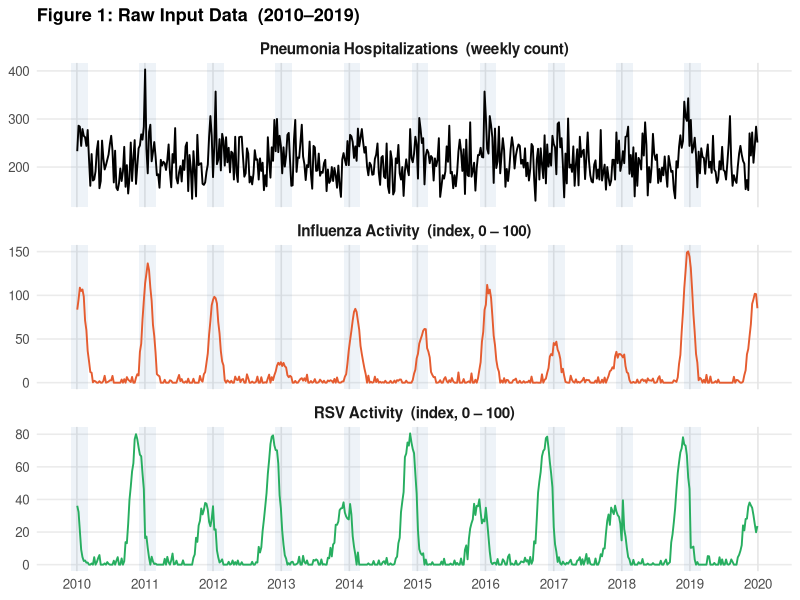
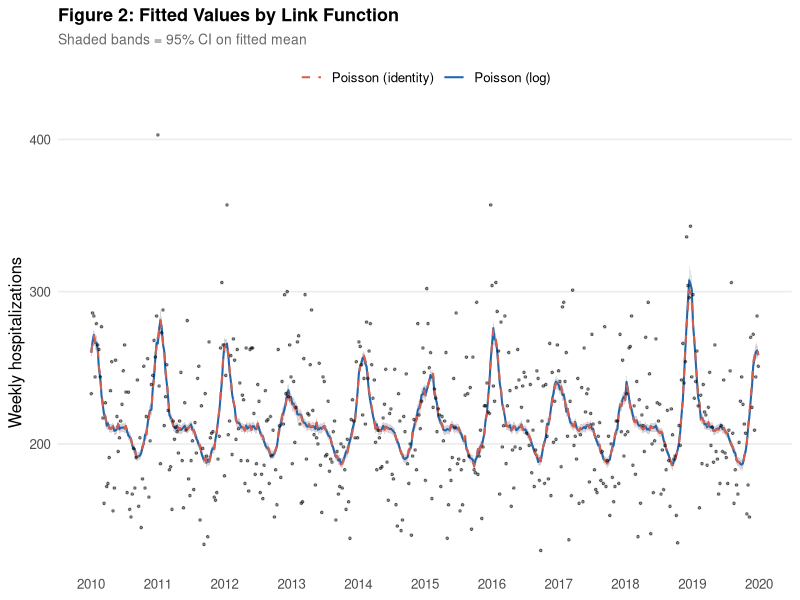
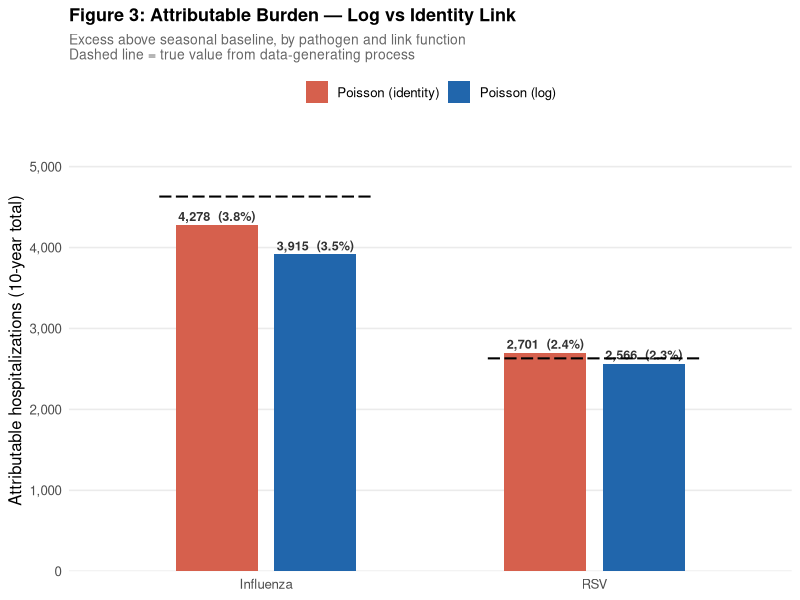
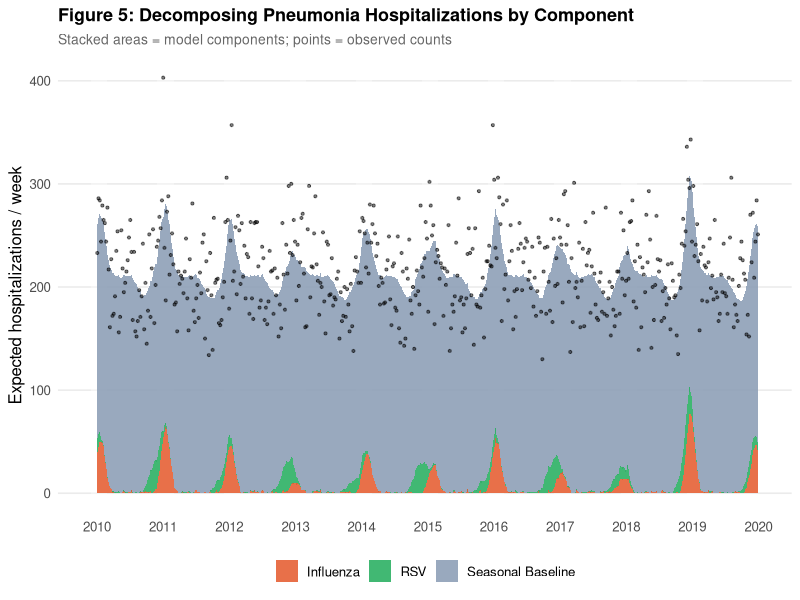
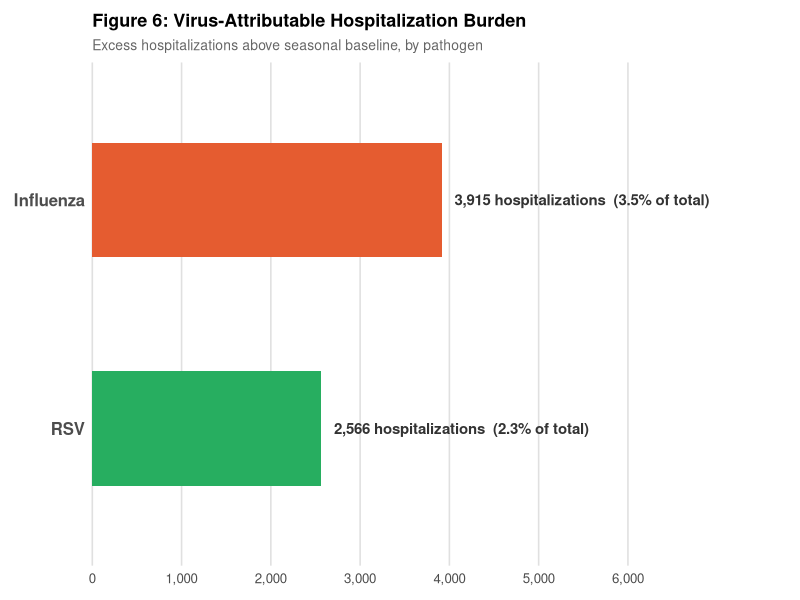
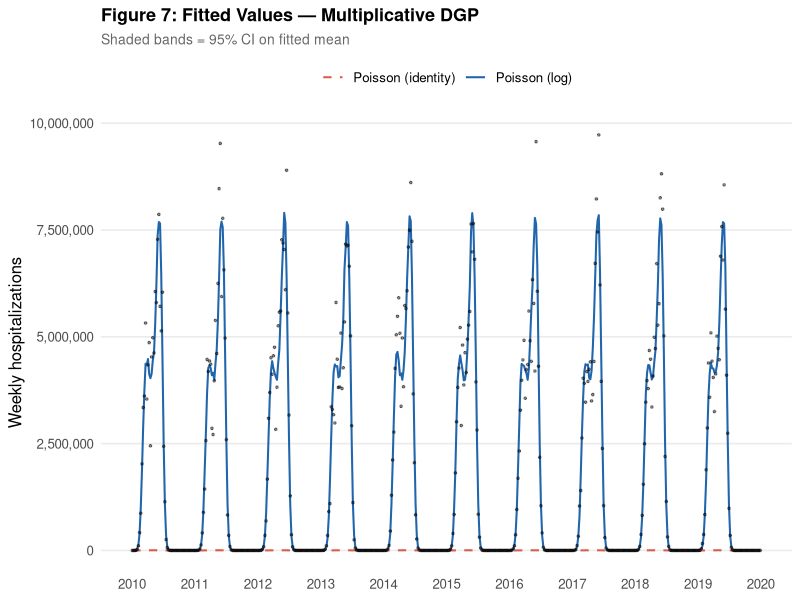
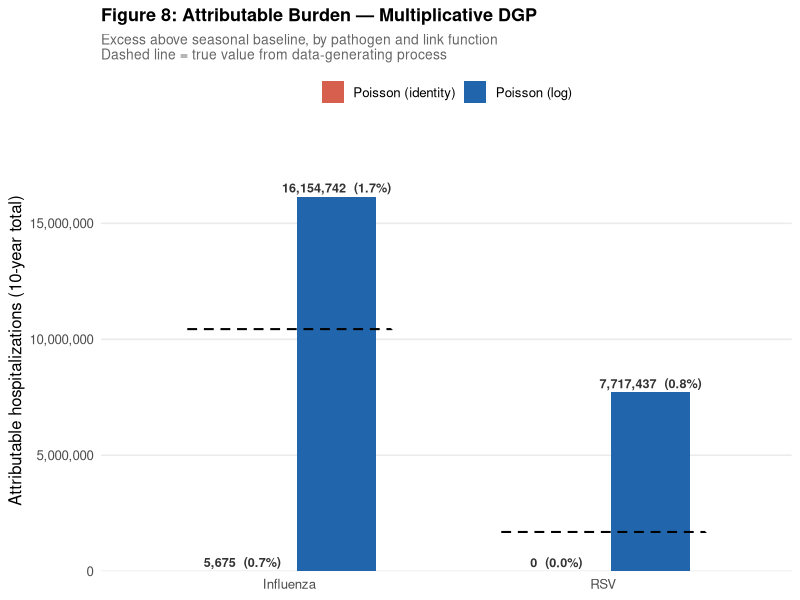

These charts were generated, in order, by the following R code:
## ---- chunk 1
library(tidyverse)
library(patchwork)
library(scales)

set.seed(2024)

# ── Consistent color palette across all figures ───────────────────────────
pal <- c(
  baseline = "#8B9DB5",
  flu      = "#E55C30",
  rsv      = "#27AE60",
  covid    = "#A93226"
)

# ── Shared ggplot theme ───────────────────────────────────────────────────
theme_ts <- function(...) {
  theme_minimal(base_size = 12) +
    theme(
      panel.grid.minor   = element_blank(),
      panel.grid.major.x = element_blank(),
      axis.title.x       = element_blank(),
      legend.position    = "bottom",
      legend.title       = element_blank(),
      plot.title         = element_text(face = "bold", size = 13),
      plot.subtitle      = element_text(color = "gray40", size = 10)
    ) +
    theme(...)
}
## ---- chunk 2
# (Pandemic-era data not used — all analyses use pre-pandemic df2 below)
## ---- chunk 3
# Pre-pandemic data (2010–2019) — all analyses use this dataset
n2     <- 522  # ~10 years of weekly data
dates2 <- seq(as.Date("2010-01-03"), by = "week", length.out = n2)
t2     <- seq_len(n2)
wk2    <- as.integer(format(dates2, "%U"))

# ── Influenza: year-to-year variation in peak timing and intensity ─────────
# Assign each week to a flu season (Jul Y → Jun Y+1, labelled Y+1)
flu_season_yr <- as.integer(format(dates2, "%Y")) +
                 ifelse(as.integer(format(dates2, "%m")) >= 7L, 1L, 0L)
seasons   <- sort(unique(flu_season_yr))
n_seasons <- length(seasons)

# Each season: random ±3-week peak shift and log-normal amplitude multiplier
peak_offsets <- round(rnorm(n_seasons, 0, 2.5))   # SD ≈ 2–3 weeks
amplitudes   <- exp(rnorm(n_seasons, 0, 0.45))    # ~50 % CV in intensity

flu2 <- numeric(n2)
for (i in seq_along(seasons)) {
  idx  <- which(flu_season_yr == seasons[i])
  pw   <- 2L + peak_offsets[i]               # typical peak week 2 ± shift
  flu2[idx] <- pmax(0, cos(2 * pi * (wk2[idx] - pw) / 52))^5 *
               90 * amplitudes[i]             # ^5 gives sharper winter spike
}
flu2 <- pmax(0, flu2 + rnorm(n2, 0, 4))

# ── RSV: weak biennial variation (higher/lower amplitude in alternate years)
rsv_year    <- as.integer(format(dates2, "%Y"))
biennl_mult <- ifelse(rsv_year %% 2 == 0, 1.40, 0.65)
rsv2 <- pmax(0,
  pmax(0, cos(2 * pi * (wk2 - 47) / 52))^2.5 * 55 * biennl_mult + rnorm(n2, 0, 3)
)

# ── Scale to [0, 1] for model predictors ──────────────────────────────────
flu2_s <- flu2 / max(flu2)
rsv2_s <- rsv2 / max(rsv2)

# ── Harmonic terms ─────────────────────────────────────────────────────────
sin1_2 <- sin(2 * pi * t2 / 52);  cos1_2 <- cos(2 * pi * t2 / 52)
sin2_2 <- sin(4 * pi * t2 / 52);  cos2_2 <- cos(4 * pi * t2 / 52)

# ── Pneumonia: identity link; nonlinear virus interaction ────────────────
# mu = int + seasonal harmonics + exp(b1*flu + b2*rsv) + b3*rsv + b4*flu
int2   <- 200   # baseline count
b3_rsv <- 30    # linear rsv effect (counts)
b4_flu <- 80    # linear flu effect (counts)

mu2 <- (int2 +
          12 * sin1_2 - 8 * cos1_2 +            # seasonal baseline
           4 * sin2_2 + 2 * cos2_2 +
          b3_rsv * rsv2_s + b4_flu * flu2_s)    # linear virus effects
mu2 <- pmax(1, mu2)                             # keep mu positive

pneu2 <- rnbinom(n2, mu = mu2, size = 40)       # size↑ → cleaner signal

df2 <- tibble(
  date  = dates2,
  t     = t2,
  pneu  = pneu2,
  flu   = flu2, rsv = rsv2,
  flu_s = flu2_s, rsv_s = rsv2_s,
  sin1  = sin1_2, cos1 = cos1_2,
  sin2  = sin2_2, cos2 = cos2_2
)

winters2 <- tibble(
  xmin = as.Date(paste0(2009:2018, "-12-01")),
  xmax = as.Date(c(paste0(2010:2018, "-02-28"), "2019-02-28"))
)
## ---- chunk 4
#| fig-cap: "Weekly time series for each variable, 2010–2019 (pre-pandemic). Blue bands mark winter months (December–February), when respiratory viruses tend to peak."
#| fig-height: 7

# Long format: one row per date × series (pre-pandemic data only)
df_long1 <- df2 |>
  select(date, pneu, flu, rsv) |>
  pivot_longer(-date, names_to = "series", values_to = "value") |>
  mutate(
    panel = factor(series,
      levels = c("pneu", "flu", "rsv"),
      labels = c(
        "Pneumonia Hospitalizations  (weekly count)",
        "Influenza Activity  (index, 0 – 100)",
        "RSV Activity  (index, 0 – 100)"
      )
    ),
    color = case_match(series,
      "pneu" ~ "black",
      "flu"  ~ unname(pal["flu"]),
      "rsv"  ~ unname(pal["rsv"])
    )
  )

ggplot(df_long1, aes(date, value)) +
  geom_rect(
    data        = winters2,
    aes(xmin = xmin, xmax = xmax, ymin = -Inf, ymax = Inf),
    inherit.aes = FALSE,
    fill        = "steelblue", alpha = 0.09
  ) +
  geom_line(aes(color = color), linewidth = 0.65, show.legend = FALSE) +
  facet_wrap(~panel, scales = "free_y", ncol = 1) +
  scale_color_identity() +
  scale_x_date(date_breaks = "1 year", date_labels = "%Y") +
  labs(y = NULL, title = "Figure 1: Raw Input Data  (2010–2019)") +
  theme_ts(
    panel.grid.major.x = element_line(color = "gray90"),
    strip.text         = element_text(face = "bold", size = 11)
  )
## ---- chunk 5
# ── Fit Poisson GLM on pre-pandemic data (no COVID term) ──────────────────
fit <- glm(
  pneu ~ sin1 + cos1 + sin2 + cos2 + flu_s + rsv_s,
  data   = df2,
  family = poisson(link = "log")
)

# Fitted values and 95% pointwise CI on the mean
pred <- predict(fit, se.fit = TRUE)
df2 <- df2 |>
  mutate(
    fitted    = exp(pred$fit),
    fit_lo    = exp(pred$fit - 1.96 * pred$se.fit),
    fit_hi    = exp(pred$fit + 1.96 * pred$se.fit),
    pearson_r = residuals(fit, type = "pearson")
  )

# ── Decompose fitted values into additive components ─────────────────────
b <- coef(fit)

lp_base     <- b["(Intercept)"]
lp_seasonal <- b["sin1"]*df2$sin1 + b["cos1"]*df2$cos1 +
               b["sin2"]*df2$sin2 + b["cos2"]*df2$cos2
lp_flu      <- b["flu_s"] * df2$flu_s
lp_rsv      <- b["rsv_s"] * df2$rsv_s

mu_none <- exp(lp_base + lp_seasonal)                  # no viruses
mu_rsv  <- exp(lp_base + lp_seasonal + lp_rsv)         # +RSV
mu_full <- df2$fitted                                   # +RSV +flu

df2 <- df2 |>
  mutate(
    comp_baseline = mu_none,
    comp_rsv      = pmax(0, mu_rsv  - mu_none),
    comp_flu      = pmax(0, mu_full - mu_rsv)
  )
## ---- chunk 6
# ── Fit both link functions ────────────────────────────────────────────────
fit_log <- fit  # already fitted above

fit_id <- glm(
  pneu ~ sin1 + cos1 + sin2 + cos2 + flu_s + rsv_s,
  data    = df2,
  family  = poisson(link = "identity"),
  start   = coef(fit_log) |> (\(b) c(exp(b[1]), b[-1]))()  # sensible starting values
)

# ── Collect GOF statistics ─────────────────────────────────────────────────
gof <- tibble(
  Link         = c("log", "identity"),
  AIC          = c(AIC(fit_log), AIC(fit_id)),
  Deviance     = c(deviance(fit_log), deviance(fit_id)),
  Null_Dev     = c(fit_log$null.deviance, fit_id$null.deviance),
  df_resid     = c(df.residual(fit_log), df.residual(fit_id))
) |>
  mutate(
    Pseudo_R2    = 1 - Deviance / Null_Dev,
    RMSE         = c(
      sqrt(mean((df2$pneu - fitted(fit_log))^2)),
      sqrt(mean((df2$pneu - fitted(fit_id))^2))
    )
  ) |>
  select(Link, AIC, Deviance, Pseudo_R2, RMSE)

knitr::kable(
  gof,
  digits  = c(0, 1, 1, 4, 2),
  caption = "Table 1: Goodness-of-fit comparison — Poisson log vs identity link",
  col.names = c("Link", "AIC", "Residual Deviance", "Pseudo R²", "RMSE")
)
## ---- chunk 7
#| fig-cap: "Observed weekly pneumonia counts (black points) vs fitted values from Poisson models with log link (blue) and identity link (orange). Shaded bands are 95% pointwise CIs on the mean."

pred_id <- predict(fit_id, se.fit = TRUE)

df_compare <- df2 |>
  select(date, pneu) |>
  mutate(
    log_fit    = fitted(fit_log),
    log_lo     = exp(predict(fit_log, se.fit = TRUE)$fit - 1.96 * predict(fit_log, se.fit = TRUE)$se.fit),
    log_hi     = exp(predict(fit_log, se.fit = TRUE)$fit + 1.96 * predict(fit_log, se.fit = TRUE)$se.fit),
    id_fit     = fitted(fit_id),
    id_lo      = pmax(0, pred_id$fit - 1.96 * pred_id$se.fit),
    id_hi      = pred_id$fit + 1.96 * pred_id$se.fit
  )

ggplot(df_compare, aes(x = date)) +
  geom_ribbon(aes(ymin = log_lo, ymax = log_hi), fill = "#2166ac", alpha = 0.15) +
  geom_ribbon(aes(ymin = id_lo,  ymax = id_hi),  fill = "#d6604d", alpha = 0.15) +
  geom_line(aes(y = log_fit, color = "log"),      linewidth = 0.7) +
  geom_line(aes(y = id_fit,  color = "identity"), linewidth = 0.7, linetype = "dashed") +
  geom_point(aes(y = pneu), color = "black", size = 0.6, alpha = 0.45) +
  scale_color_manual(
    values = c("log" = "#2166ac", "identity" = "#d6604d"),
    labels = c("log" = "Poisson (log)", "identity" = "Poisson (identity)")
  ) +
  scale_x_date(date_breaks = "1 year", date_labels = "%Y") +
  scale_y_continuous(labels = comma_format()) +
  labs(
    y       = "Weekly hospitalizations",
    color   = "Link function",
    title   = "Figure 2: Fitted Values by Link Function",
    subtitle = "Shaded bands = 95% CI on fitted mean"
  ) +
  theme_ts(legend.position = "top")
## ---- chunk 8
#| fig-cap: "10-year attributable burden estimates (RSV and Influenza) from both link functions, with percentage of total modeled hospitalizations."

# ── Decompose identity-link model ─────────────────────────────────────────
# Identity link: mu = b0 + b_seas + b_flu*flu + b_rsv*rsv
# so components are additive directly — no exp() needed
b_id <- coef(fit_id)

id_baseline <- b_id["(Intercept)"] +
               b_id["sin1"]*df2$sin1 + b_id["cos1"]*df2$cos1 +
               b_id["sin2"]*df2$sin2 + b_id["cos2"]*df2$cos2

id_comp_rsv <- pmax(0, b_id["rsv_s"] * df2$rsv_s)
id_comp_flu <- pmax(0, b_id["flu_s"] * df2$flu_s)

# ── True attributable burden from the data-generating process ─────────────
# DGP is purely linear: mu = int + seasonal + b3_rsv*rsv_s + b4_flu*flu_s
# so true component contributions are simply the linear terms summed over time
true_burden <- tibble(
  Pathogen   = c("RSV", "Influenza"),
  TrueBurden = c(
    sum(b3_rsv * df2$rsv_s),
    sum(b4_flu * df2$flu_s)
  )
)

# ── Summary table ─────────────────────────────────────────────────────────
burden <- bind_rows(
  tibble(
    Link      = "log",
    Pathogen  = c("RSV", "Influenza"),
    Burden    = c(sum(df2$comp_rsv), sum(df2$comp_flu)),
    Total_fit = sum(df2$fitted)
  ),
  tibble(
    Link      = "identity",
    Pathogen  = c("RSV", "Influenza"),
    Burden    = c(sum(id_comp_rsv), sum(id_comp_flu)),
    Total_fit = sum(fitted(fit_id))
  )
) |>
  mutate(
    Pct        = Burden / Total_fit * 100,
    bar_label  = sprintf("%s  (%.1f%%)", comma(round(Burden)), Pct)
  )

knitr::kable(
  burden |> select(Link, Pathogen, Burden, Pct),
  digits    = c(0, 0, 0, 1),
  caption   = "Table 2: 10-year attributable burden by link function",
  col.names = c("Link", "Pathogen", "Attributable hospitalizations", "% of total fitted")
)
## ---- chunk 9
#| fig-cap: "Side-by-side comparison of 10-year attributable burden for RSV and Influenza under Poisson log vs identity link. Percentages are of total modeled hospitalizations under each model."
#| fig-height: 3.5

ggplot(burden, aes(x = Pathogen, y = Burden, fill = Link)) +
  geom_col(position = position_dodge(width = 0.6), width = 0.5) +
  geom_text(
    aes(label = bar_label),
    position = position_dodge(width = 0.6),
    vjust    = -0.4,
    size     = 3.2,
    fontface = "bold",
    color    = "gray20"
  ) +
  geom_crossbar(
    data        = true_burden,
    aes(x = Pathogen, y = TrueBurden, ymin = TrueBurden, ymax = TrueBurden),
    inherit.aes = FALSE,
    width       = 0.65,
    color       = "black",
    linewidth   = 0.7,
    linetype    = "dashed",
    fatten      = 0
  ) +
  scale_fill_manual(
    values = c("log" = "#2166ac", "identity" = "#d6604d"),
    labels = c("log" = "Poisson (log)", "identity" = "Poisson (identity)")
  ) +
  scale_y_continuous(
    labels = comma_format(),
    expand = expansion(mult = c(0, 0.18))
  ) +
  labs(
    x        = NULL,
    y        = "Attributable hospitalizations (10-year total)",
    fill     = NULL,
    title    = "Figure 3: Attributable Burden — Log vs Identity Link",
    subtitle = "Excess above seasonal baseline, by pathogen and link function\nDashed line = true value from data-generating process"
  ) +
  theme_ts(legend.position = "top")
## ---- chunk 10
#| fig-cap: "Stacked area chart showing the contribution of each model component to weekly expected hospitalizations. The total stack matches the model's fitted values at every time point. Observed counts are overlaid as black points."

decomp_long <- df2 |>
  select(date, pneu, comp_baseline, comp_rsv, comp_flu) |>
  pivot_longer(
    cols      = starts_with("comp_"),
    names_to  = "component",
    values_to = "value"
  ) |>
  mutate(component = factor(component,
    levels = c("comp_baseline", "comp_rsv", "comp_flu"),
    labels = c("Seasonal Baseline", "RSV", "Influenza")
  ))

comp_colors <- c(
  "Seasonal Baseline" = unname(pal["baseline"]),
  "RSV"               = unname(pal["rsv"]),
  "Influenza"         = unname(pal["flu"])
)

ggplot(decomp_long, aes(date, value, fill = component)) +
  geom_rect(
    data        = winters2,
    aes(xmin = xmin, xmax = xmax, ymin = -Inf, ymax = Inf),
    inherit.aes = FALSE,
    fill        = "white", alpha = 0.35
  ) +
  geom_area(position = "stack", alpha = 0.88, color = NA) +
  geom_point(
    data        = df2,
    aes(x = date, y = pneu),
    inherit.aes = FALSE,
    color       = "black", size = 0.75, alpha = 0.50
  ) +
  scale_fill_manual(values = comp_colors) +
  scale_x_date(date_breaks = "1 year", date_labels = "%Y") +
  scale_y_continuous(labels = comma_format()) +
  labs(
    y        = "Expected hospitalizations / week",
    title    = "Figure 5: Decomposing Pneumonia Hospitalizations by Component",
    subtitle = "Stacked areas = model components; points = observed counts",
    fill     = NULL
  ) +
  theme_ts() +
  guides(fill = guide_legend(nrow = 1, reverse = TRUE))
## ---- chunk 11
#| fig-cap: "Estimated hospitalizations attributable to each respiratory virus over the full 10-year pre-pandemic period (excess above the seasonal baseline). Percentages are of total modeled hospitalizations."
#| fig-height: 3.8

virus_totals <- tibble(
  Component = c("Influenza", "RSV"),
  Total     = c(sum(df2$comp_flu), sum(df2$comp_rsv)),
  Color     = c(pal["flu"], pal["rsv"])
) |>
  mutate(
    pct_total = Total / sum(df2$fitted) * 100,
    bar_label = sprintf(
      "%s hospitalizations  (%.1f%% of total)",
      comma(round(Total)),
      pct_total
    ),
    Component = fct_reorder(Component, Total)
  )

ggplot(virus_totals, aes(x = Component, y = Total, fill = Color)) +
  geom_col(width = 0.5, show.legend = FALSE) +
  geom_text(
    aes(label = bar_label),
    hjust  = -0.05,
    size   = 3.8,
    fontface = "bold",
    color  = "gray20"
  ) +
  coord_flip(clip = "off") +
  scale_fill_identity() +
  scale_y_continuous(
    labels = comma_format(),
    expand = expansion(mult = c(0, 0.55))
  ) +
  labs(
    x        = NULL,
    y        = "Estimated attributable hospitalizations  (10-year total)",
    title    = "Figure 6: Virus-Attributable Hospitalization Burden",
    subtitle = "Excess hospitalizations above seasonal baseline, by pathogen"
  ) +
  theme_ts(
    panel.grid.major.y = element_blank(),
    panel.grid.major.x = element_line(color = "gray88"),
    axis.text.y        = element_text(size = 12, face = "bold"),
    plot.margin        = margin(10, 120, 10, 10)
  )
## ---- chunk 12
# ── Multiplicative DGP parameters (log scale) ─────────────────────────────
int2_m   <- log(200)   # log intercept → exp ≈ 200 baseline counts
b3_rsv_m <- 0.15       # log-rate RSV effect  (≈+16% at max RSV)
b4_flu_m <- 0.40       # log-rate flu effect  (≈+49% at max flu)

mu2_m <- exp(
  int2_m +
  12 * sin1_2 - 8 * cos1_2 +       # seasonal baseline
   4 * sin2_2 + 2 * cos2_2 +
  b3_rsv_m * rsv2_s + b4_flu_m * flu2_s
)

pneu2_m <- rnbinom(n2, mu = mu2_m, size = 40)

df2_m <- tibble(
  date  = dates2,
  t     = t2,
  pneu  = pneu2_m,
  flu_s = flu2_s, rsv_s = rsv2_s,
  sin1  = sin1_2, cos1 = cos1_2,
  sin2  = sin2_2, cos2 = cos2_2
)
## ---- chunk 13
# ── Fit Poisson log link ───────────────────────────────────────────────────
fit_log_m <- glm(
  pneu ~ sin1 + cos1 + sin2 + cos2 + flu_s + rsv_s,
  data   = df2_m,
  family = poisson(link = "log")
)

# ── Fit Poisson identity link ──────────────────────────────────────────────
fit_id_m <- glm(
  pneu ~ sin1 + cos1 + sin2 + cos2 + flu_s + rsv_s,
  data   = df2_m,
  family = poisson(link = "identity"),
  start  = coef(fit_log_m) |> (\(b) c(exp(b[1]), b[-1]))()
)

# ── GOF table ──────────────────────────────────────────────────────────────
gof_m <- tibble(
  Link     = c("log", "identity"),
  AIC      = c(AIC(fit_log_m), AIC(fit_id_m)),
  Deviance = c(deviance(fit_log_m), deviance(fit_id_m)),
  Null_Dev = c(fit_log_m$null.deviance, fit_id_m$null.deviance)
) |>
  mutate(
    Pseudo_R2 = 1 - Deviance / Null_Dev,
    RMSE      = c(
      sqrt(mean((df2_m$pneu - fitted(fit_log_m))^2)),
      sqrt(mean((df2_m$pneu - fitted(fit_id_m))^2))
    )
  ) |>
  select(Link, AIC, Deviance, Pseudo_R2, RMSE)

knitr::kable(
  gof_m,
  digits    = c(0, 1, 1, 4, 2),
  caption   = "Table 3: Multiplicative DGP — Poisson log vs identity link",
  col.names = c("Link", "AIC", "Residual Deviance", "Pseudo R²", "RMSE")
)
## ---- chunk 14
#| fig-cap: "Multiplicative DGP: observed weekly counts (black points) vs fitted values from the correctly-specified Poisson log-link model (blue) and the misspecified identity-link model (orange). Shaded bands are 95% pointwise CIs."

pred_log_m <- predict(fit_log_m, se.fit = TRUE)
pred_id_m  <- predict(fit_id_m,  se.fit = TRUE)

df_compare_m <- df2_m |>
  select(date, pneu) |>
  mutate(
    log_fit = fitted(fit_log_m),
    log_lo  = exp(pred_log_m$fit - 1.96 * pred_log_m$se.fit),
    log_hi  = exp(pred_log_m$fit + 1.96 * pred_log_m$se.fit),
    id_fit  = fitted(fit_id_m),
    id_lo   = pmax(0, pred_id_m$fit - 1.96 * pred_id_m$se.fit),
    id_hi   = pred_id_m$fit + 1.96 * pred_id_m$se.fit
  )

ggplot(df_compare_m, aes(x = date)) +
  geom_ribbon(aes(ymin = log_lo, ymax = log_hi), fill = "#2166ac", alpha = 0.15) +
  geom_ribbon(aes(ymin = id_lo,  ymax = id_hi),  fill = "#d6604d", alpha = 0.15) +
  geom_line(aes(y = log_fit, color = "log"),      linewidth = 0.7) +
  geom_line(aes(y = id_fit,  color = "identity"), linewidth = 0.7, linetype = "dashed") +
  geom_point(aes(y = pneu), color = "black", size = 0.6, alpha = 0.45) +
  scale_color_manual(
    values = c("log" = "#2166ac", "identity" = "#d6604d"),
    labels = c("log" = "Poisson (log)", "identity" = "Poisson (identity)")
  ) +
  scale_x_date(date_breaks = "1 year", date_labels = "%Y") +
  scale_y_continuous(labels = comma_format()) +
  labs(
    y        = "Weekly hospitalizations",
    color    = "Link function",
    title    = "Figure 7: Fitted Values — Multiplicative DGP",
    subtitle = "Shaded bands = 95% CI on fitted mean"
  ) +
  theme_ts(legend.position = "top")
## ---- chunk 15
# ── Decompose log-link model (sequential: +RSV then +flu) ─────────────────
b_log_m       <- coef(fit_log_m)
lp_base_m     <- b_log_m["(Intercept)"]
lp_seasonal_m <- b_log_m["sin1"]*df2_m$sin1 + b_log_m["cos1"]*df2_m$cos1 +
                 b_log_m["sin2"]*df2_m$sin2 + b_log_m["cos2"]*df2_m$cos2

mu_none_log_m <- exp(lp_base_m + lp_seasonal_m)
mu_rsv_log_m  <- exp(lp_base_m + lp_seasonal_m + b_log_m["rsv_s"] * df2_m$rsv_s)
mu_full_log_m <- fitted(fit_log_m)

log_m_comp_rsv <- pmax(0, mu_rsv_log_m  - mu_none_log_m)
log_m_comp_flu <- pmax(0, mu_full_log_m - mu_rsv_log_m)

# ── Decompose identity-link model ─────────────────────────────────────────
b_id_m        <- coef(fit_id_m)
id_m_comp_rsv <- pmax(0, b_id_m["rsv_s"] * df2_m$rsv_s)
id_m_comp_flu <- pmax(0, b_id_m["flu_s"] * df2_m$flu_s)

# ── True burden from multiplicative DGP (sequential decomposition) ─────────
lp_seas_true_m <- 12*df2_m$sin1 - 8*df2_m$cos1 + 4*df2_m$sin2 + 2*df2_m$cos2

mu_none_true_m <- exp(int2_m + lp_seas_true_m)
mu_rsv_true_m  <- exp(int2_m + lp_seas_true_m + b3_rsv_m * df2_m$rsv_s)
mu_full_true_m <- exp(int2_m + lp_seas_true_m + b3_rsv_m * df2_m$rsv_s + b4_flu_m * df2_m$flu_s)

true_burden_m <- tibble(
  Pathogen   = c("RSV", "Influenza"),
  TrueBurden = c(
    sum(mu_rsv_true_m  - mu_none_true_m),
    sum(mu_full_true_m - mu_rsv_true_m)
  )
)

# ── Burden summary table ───────────────────────────────────────────────────
burden_m <- bind_rows(
  tibble(
    Link      = "log",
    Pathogen  = c("RSV", "Influenza"),
    Burden    = c(sum(log_m_comp_rsv), sum(log_m_comp_flu)),
    Total_fit = sum(fitted(fit_log_m))
  ),
  tibble(
    Link      = "identity",
    Pathogen  = c("RSV", "Influenza"),
    Burden    = c(sum(id_m_comp_rsv), sum(id_m_comp_flu)),
    Total_fit = sum(fitted(fit_id_m))
  )
) |>
  mutate(
    Pct       = Burden / Total_fit * 100,
    bar_label = sprintf("%s  (%.1f%%)", comma(round(Burden)), Pct)
  )

knitr::kable(
  burden_m |> select(Link, Pathogen, Burden, Pct),
  digits    = c(0, 0, 0, 1),
  caption   = "Table 4: Multiplicative DGP — 10-year attributable burden by link function",
  col.names = c("Link", "Pathogen", "Attributable hospitalizations", "% of total fitted")
)
## ---- chunk 16
#| fig-cap: "Multiplicative DGP: 10-year attributable burden from the correctly-specified log-link model and the misspecified identity-link model. The dashed line marks the true burden derived from the data-generating process. Under a multiplicative DGP the log-link model should recover the true burden more accurately."
#| fig-height: 3.5

ggplot(burden_m, aes(x = Pathogen, y = Burden, fill = Link)) +
  geom_col(position = position_dodge(width = 0.6), width = 0.5) +
  geom_text(
    aes(label = bar_label),
    position = position_dodge(width = 0.6),
    vjust    = -0.4,
    size     = 3.2,
    fontface = "bold",
    color    = "gray20"
  ) +
  geom_crossbar(
    data        = true_burden_m,
    aes(x = Pathogen, y = TrueBurden, ymin = TrueBurden, ymax = TrueBurden),
    inherit.aes = FALSE,
    width       = 0.65,
    color       = "black",
    linewidth   = 0.7,
    linetype    = "dashed",
    fatten      = 0
  ) +
  scale_fill_manual(
    values = c("log" = "#2166ac", "identity" = "#d6604d"),
    labels = c("log" = "Poisson (log)", "identity" = "Poisson (identity)")
  ) +
  scale_y_continuous(
    labels = comma_format(),
    expand = expansion(mult = c(0, 0.18))
  ) +
  labs(
    x        = NULL,
    y        = "Attributable hospitalizations (10-year total)",
    fill     = NULL,
    title    = "Figure 8: Attributable Burden — Multiplicative DGP",
    subtitle = "Excess above seasonal baseline, by pathogen and link function\nDashed line = true value from data-generating process"
  ) +
  theme_ts(legend.position = "top")
